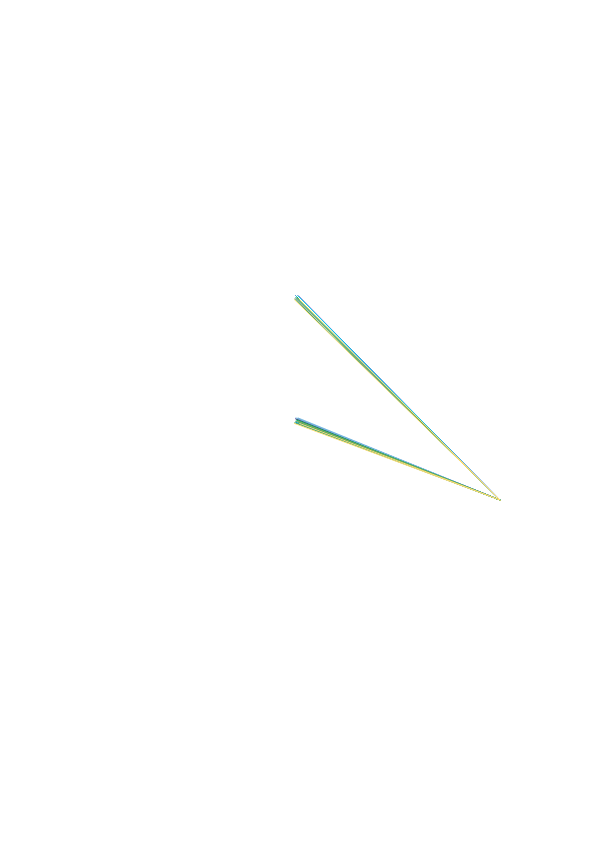
Frame 1 (no input)
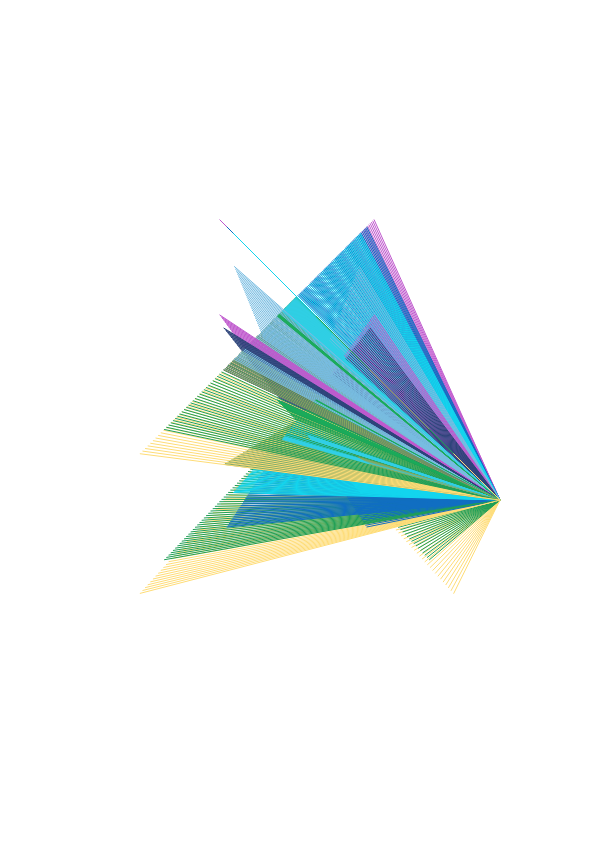
Frame 60 (no input)
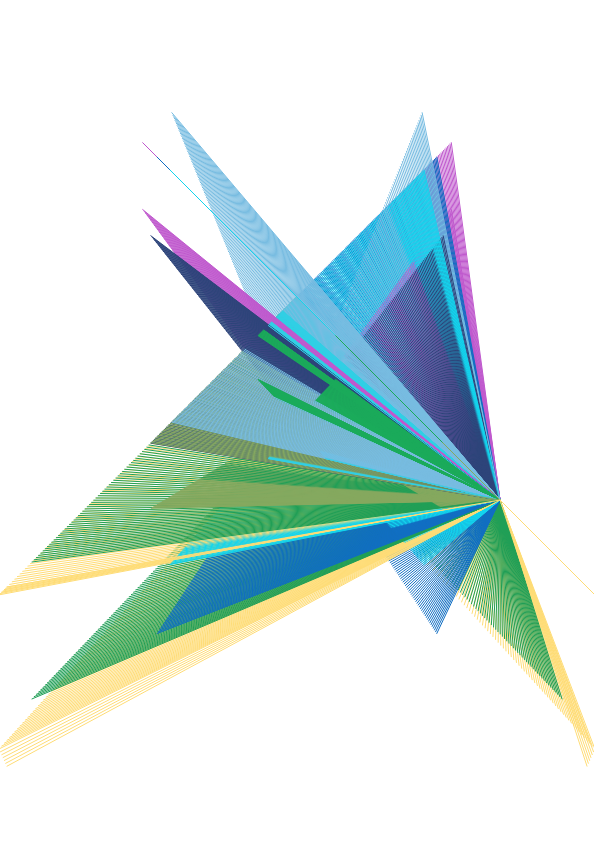
Frame 120 (the mouse pressed at the canvas centre since frame 60)

The p5.js sketch that drew these frames (run headless with seeded random() and noise() and a simulated clock; from frame 60 on, the mouse is pressed at the canvas centre):

// p5.js sketch
// ── sketch.js
//Create two variables that will store the new objects from the class Circle
let circleArray = [];
let arraySize = 10;

function setup() {
  createCanvas(594, 841);
  for (let i=0; i<arraySize; i++){
    circleArray[i] = new Circle(width/2, height/2, random(-3, 3), random(-3, 3), 500);
  }
}

function draw() {

  for (let i=0; i<circleArray.length; i++){
    circleArray[i].moveFunction();
    circleArray[i].displayCircle();
  }
}

//Definition of the class Circle
class Circle{

  constructor(x, y, speedX, speedY, size){
    //Setup of class' variables
    this.x = x;
    this.y = y;
    this.speedX = speedX;
    this.speedY = speedY;
    this.size = size;

    this.rd = random(255);
    this.grn = random(255);
    this.bl = random(255);
    this.a = 255;
  }

  //Class function that takes care of motion and collision
  moveFunction(){
    //Motion system - current position and speed
    this.x = this.x + this.speedX;
    this.y = this.y + this.speedY;

    //Based on boundaries collision, reverse direction for x and y
    if (this.x > width || this.x<0){
      this.speedX *= -0.5;
    }
    if (this.y > (height) || this.y<0){
      this.speedY *= -0.5;
    }
  }

  //Class function that displays the ellipse
  displayCircle(){
    this.fillcol = color(this.rd, this.grn, this.bl, this.a)
    fill(this.fillcol);
    stroke(this.fillcol);
    this.x2 = map(this.x, 0, width, width, 0);
    this.y2 = map(this.x, 0, width, width, 0);
    line(this.x, this.y, this.size, this.size);
    line(this.x2, this.y, this.size, this.size);
    line(this.x, this.y2, this.size, this.size);
    line(this.x2, this.y2, this.size, this.size);
  }
}

// ── cssStyle.css
body{
  background-color: #efefef;
    background: #efefef;
    background: -webkit-radial-gradient(circle, #efefef, #B8B8B8);
    background: -o-radial-gradient(circle, #efefef, #B8B8B8);
    background: -moz-radial-gradient(circle, #efefef, #B8B8B8);
    background: radial-gradient(circle, #efefef, #B8B8B8);
  text-align: center;
  padding:0;
  margin:0;
}

.myCanvas{
padding-top: 12px;
padding-bottom: 12px;
}

header{
  color:white;
  font-family: 'Oswald', sans-serif;
  padding-top: 30px;
  padding-bottom: 30px;
background-color: #3C403F;
}

Footer{
  color:white;
  font-family: 'Oswald', sans-serif;
  padding-top: 30px;
  padding-bottom: 30px;
background-color: #3C403F;
}
